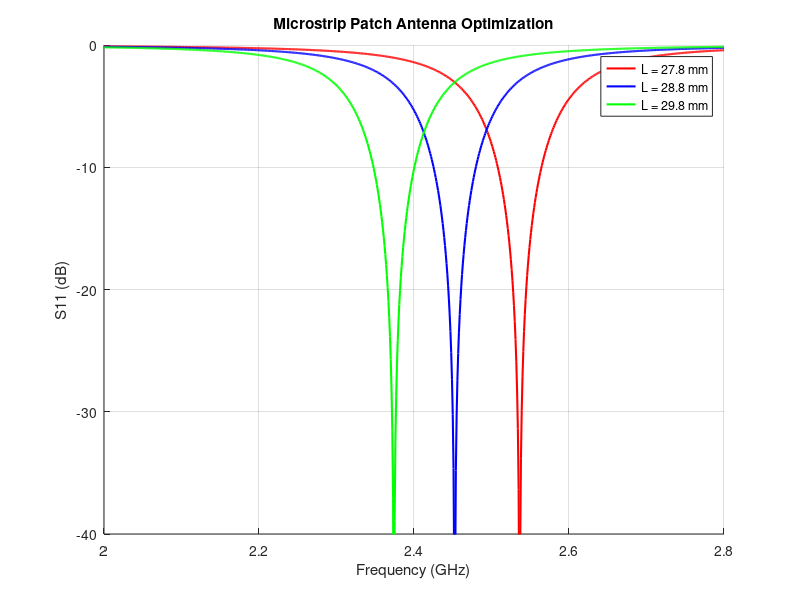

Write the MATLAB code that produced this figure.

clc;
clear;
close all;

% Antenna parameters
c = 3e8;
f0 = 2.4e9;
er = 4.4;
h = 1.6e-3;
W = 37.2e-3;

% Effective dielectric constant
eeff = (er+1)/2 + (er-1)/2*(1+12*h/W)^(-0.5);

% Fringing length
dL = 0.412*h*((eeff+0.3)*(W/h+0.264))/...
    ((eeff-0.258)*(W/h+0.8));

% Theoretical patch length
Leff = c/(2*f0*sqrt(eeff));
Ltheory = Leff-2*dL;

fprintf('THEORETICAL ANTENNA DESIGN\n');
fprintf('Effective dielectric constant = %.3f\n',eeff);
fprintf('Theoretical patch length = %.2f mm\n',Ltheory*1000);

% Frequency sweep
f = linspace(2.0e9,2.8e9,801);
lengths = [27.8 28.8 29.8];

figure;
hold on;
colors = {'r','b','g'};

for k = 1:length(lengths)

    L = lengths(k)*1e-3;

    % Approximate resonant frequency
    fr = c/(2*(L+2*dL)*sqrt(eeff));

    % Approximate S11 response
    Q = 30;
    x = 2*Q*(f-fr)/fr;
    S11 = abs(x)./sqrt(4+x.^2);

    S11dB = 20*log10(max(S11,1e-6));

    % Find resonance
    [~,idx] = min(S11dB);
    fres = f(idx);

    % Bandwidth for S11 <= -10 dB
    indices = find(S11dB <= -10);

    if ~isempty(indices)
        BW = (f(indices(end))-f(indices(1)))/1e6;
    else
        BW = 0;
    end

    Gamma = 10^(S11dB(idx)/20);
    VSWR = (1+Gamma)/(1-Gamma);

    deviation = abs(fres-f0)/f0*100;

    fprintf('\nPatch length = %.1f mm\n',lengths(k));
    fprintf('Resonant frequency = %.3f GHz\n',fres/1e9);
    fprintf('Minimum S11 = %.2f dB\n',S11dB(idx));
    fprintf('VSWR = %.2f\n',VSWR);
    fprintf('Bandwidth = %.2f MHz\n',BW);
    fprintf('Frequency deviation = %.2f %%\n',deviation);

    plot(f/1e9,S11dB,colors{k},'LineWidth',1.5);
end

grid on;
xlabel('Frequency (GHz)');
ylabel('S11 (dB)');
title('Microstrip Patch Antenna Optimization');
legend('L = 27.8 mm','L = 28.8 mm','L = 29.8 mm');
ylim([-40 0]);

% Approximate radiation performance
gain = 6;          % Assumed gain in dBi
efficiency = 70;   % Assumed efficiency in percent

fprintf('\nASSUMED RADIATION PERFORMANCE\n');
fprintf('Gain = %.1f dBi\n',gain);
fprintf('Radiation efficiency = %.1f %%\n',efficiency);
